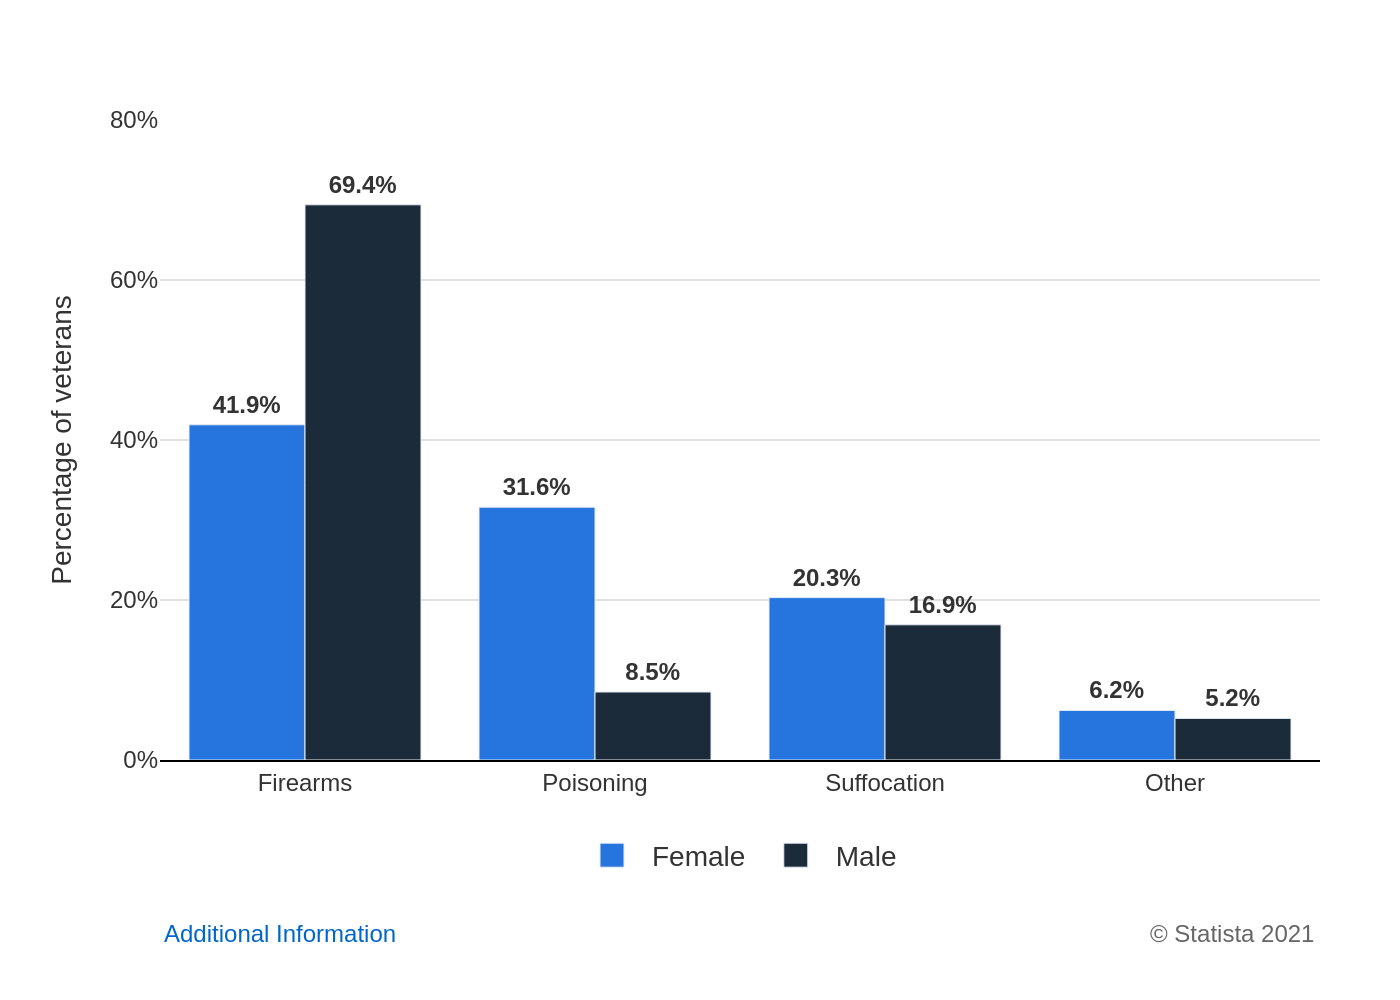

The script that drew this image:
import sys
import json
import plotly.graph_objects as go
from pathlib import Path

# --- 1. Argument Parsing and File Loading ---
if len(sys.argv) != 2:
    print("Usage: python generate_chart.py <json_file_path>")
    sys.exit(1)

json_file_path = sys.argv[1]

try:
    with open(json_file_path, 'r', encoding='utf-8') as f:
        config = json.load(f)
except FileNotFoundError:
    print(f"Error: JSON file not found at {json_file_path}")
    sys.exit(1)
except json.JSONDecodeError:
    print(f"Error: Could not decode JSON from {json_file_path}")
    sys.exit(1)

# --- 2. Data Extraction ---
chart_data = config['chart_data']
texts = config['texts']
colors = config['colors']
data_label_suffix = config.get('data_label_suffix', '')

# --- 3. Chart Creation ---
fig = go.Figure()

# Add a trace for each data series
for i, series in enumerate(chart_data['series']):
    fig.add_trace(go.Bar(
        name=series['name'],
        x=chart_data['categories'],
        y=series['values'],
        marker_color=colors[i],
        text=[f"<b>{v}{data_label_suffix}</b>" for v in series['values']],
        textposition='outside'
    ))

# --- 4. Layout Configuration ---
# Combine title and subtitle if they exist
title_text = ""
if texts.get('title'):
    title_text += texts['title']
if texts.get('subtitle'):
    title_text += f"<br><sub>{texts['subtitle']}</sub>"

# Create annotations for source and note
annotations = []
if texts.get('note'):
    annotations.append(
        dict(
            text=texts['note'],
            showarrow=False,
            xref='paper', yref='paper',
            x=0, y=-0.3,
            xanchor='left', yanchor='bottom',
            font=dict(family="Arial", size=12, color='#0066cc')
        )
    )
if texts.get('source'):
    annotations.append(
        dict(
            text=texts['source'],
            showarrow=False,
            xref='paper', yref='paper',
            x=1, y=-0.3,
            xanchor='right', yanchor='bottom',
            font=dict(family="Arial", size=12, color='#666666')
        )
    )

fig.update_layout(
    barmode='group',
    plot_bgcolor='white',
    paper_bgcolor='white',
    font=dict(family="Arial", color='#333333'),
    title=dict(
        text=title_text,
        x=0.05, y=0.95,
        xanchor='left', yanchor='top',
        font=dict(size=24)
    ),
    xaxis=dict(
        title_text=texts.get('x_axis_title'),
        showgrid=False,
        showline=True,
        linecolor='black',
        linewidth=1,
        tickfont=dict(size=12)
    ),
    yaxis=dict(
        title_text=texts.get('y_axis_title'),
        showgrid=True,
        gridcolor='#e0e0e0',
        gridwidth=1,
        range=[0, 80],
        dtick=20,
        ticksuffix="%",
        zeroline=False,
        title_standoff=15,
        tickfont=dict(size=12)
    ),
    legend=dict(
        orientation="h",
        yanchor="bottom",
        y=-0.2,
        xanchor="center",
        x=0.5,
        font=dict(size=14)
    ),
    margin=dict(l=80, r=40, b=120, t=60),
    annotations=annotations
)

fig.update_traces(
    texttemplate='%{text}',
    cliponaxis=False
)

# --- 5. Output ---
input_path = Path(json_file_path)
output_filename = f"{input_path.stem}.png"
fig.write_image(output_filename, scale=2)

print(f"Chart saved to {output_filename}")
